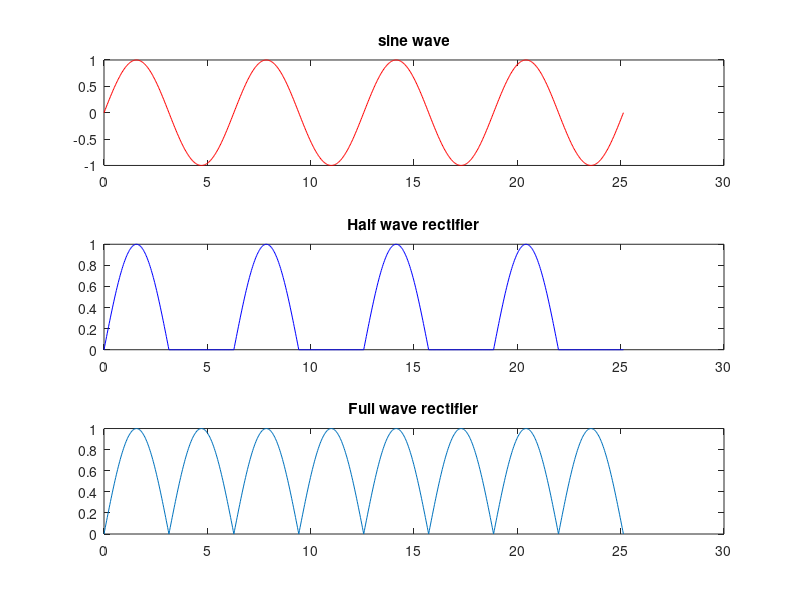

Write MATLAB code to recreate this figure.
t = 0:pi/100:8*pi;
hw = sin(t);
s = sin(t);
fw = sin(t);

[n m]=size(t);
for ii=1:m
    if (hw(ii)<=0)
        hw(ii)=0;
        fw(ii)=fw(ii)*-1;
    end
end
title("Half wave rectifier");
subplot(3,1,1)
plot(t,s,'r');
title("sine wave");

subplot(3,1,2)
plot(t,hw,'b');
title("Half wave rectifier");

subplot(3,1,3)
plot(t,fw);
title("Full wave rectifier");
